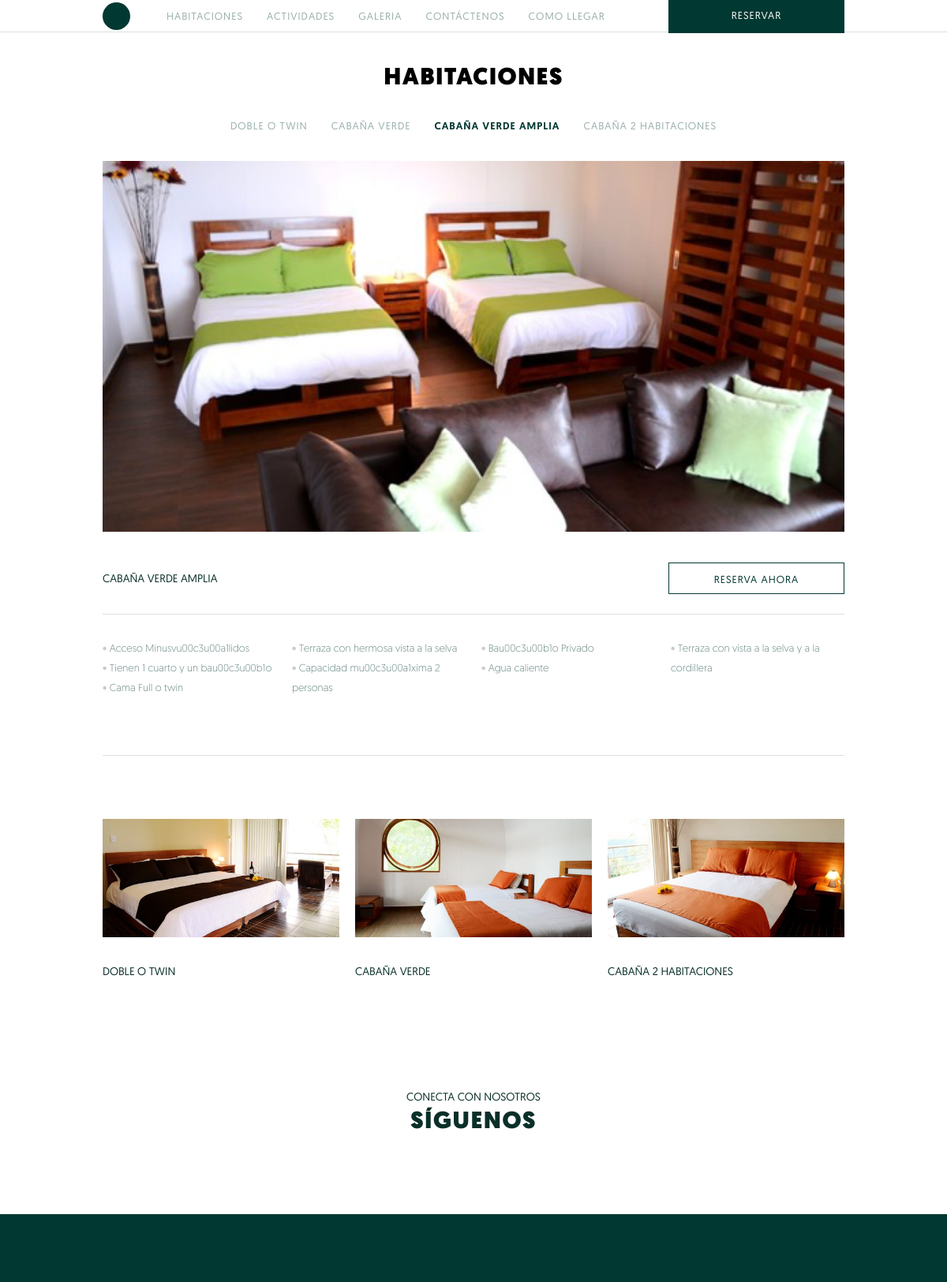
The app's page /rooms/index/3 with its own data.
### tables this page shows
CREATE TABLE IF NOT EXISTS `rooms` (
  `id` int(100) NOT NULL AUTO_INCREMENT,
  `name` varchar(5000) NOT NULL,
  `img` varchar(5000) NOT NULL,
  `features` varchar(5000) NOT NULL,
  PRIMARY KEY (`id`)
);

### application/controllers/rooms.php (called while the page is built)
<?php if ( ! defined('BASEPATH')) exit('No direct script access allowed');
class Rooms extends CI_Controller {
	public function index()
	{
		$this->load->model('rooms_model');
		$data['rooms'] = $this->rooms_model->getRooms();
		$data['cRoom'] = ($this->uri->segment(3) != "") ? $this->uri->segment(3) : 1;
		$this->load->view('rooms', $data);
	}
}

### index.php (called while the page is built, shortened)
<?php
require_once BASEPATH.'core/CodeIgniter.php';

### application/models/rooms_model.php (called while the page is built, shortened)
<?php
class Rooms_model extends CI_Model {
	function getRooms(){
		$this->db->order_by('id', 'ASC');
		return  $this->db->get('rooms')->result();
	}
}
?>

### application/helpers/utility_helper.php (called while the page is built, shortened)
<?php
function asset_url(){
	return base_url().'assets/';
}
function json_decode_special_chars($string){
	return json_decode(utf8_decode($string));
}
?>

### application/views/rooms.php (the view)
<?php
include("inc/header.php");
include("inc/menu-scroll.php");
?>
<div class="content">
	<h1>HABITACIONES</h1>
	<p class="element-menu">
	<?php
	foreach ($rooms as $room) {
	?>
		<a href="/rooms/index/<?php echo $room->id ?>" title="<?php echo $room->name ?>" <?php echo $cRoom == $room->id ? "class=\"current\"" : "" ?>><?php echo $room->name ?></a>
	<?php
	}
	?>
	</p>
	<?php
	foreach ($rooms as $room) {
		if ($cRoom == $room->id) {
	?>
	<img src="<?php echo asset_url(); ?>img/rooms/<?php echo $room->img ?>" alt="<?php echo $room->name ?>" style="width: 940px; margin-bottom: 35px;" />
	<p class="description-header clear-fix">
		<span class="left"><?php echo $room->name ?></span>
		<a href="#" class="button right">RESERVA AHORA</a>
	</p>
	<ul class="description-list">
				<?php
				$features = json_decode_special_chars($room->features);
				foreach ($features as $feature) {
				?>
		<li><?php echo $feature ?></li>
				<?php
				}
				?>
	</ul>
	<div class="description-image-row clear-fix">
		<?php
		foreach ($rooms as $room) {
			if ($cRoom != $room->id) {
		?>
			<a href="/rooms/index/<?php echo $room->id ?>"><img src="<?php echo asset_url(); ?>img/rooms/<?php echo $room->img ?>" alt="<?php echo $room->name ?>" /><?php echo $room->name ?></a>
		<?php
			}
		}
		?>
	</div>
	<?php
		}
	}
	?>
</div>
<?php
include("inc/home-footer.php");
?>

### records on screen
rooms: name "DOBLE O TWIN", img (picture)
rooms: name "CABAÑA VERDE", img (picture)
rooms: name "CABAÑA VERDE AMPLIA", img (picture), features "Acceso Minusvu00c3u00a1lidos", features "Tienen 1 cuarto y un bau00c3u00b1o", features "Cama Full o twin", features "Terraza con hermosa vista a la selva", features "Capacidad mu00c3u00a1xima 2 personas", features "Bau00c3u00b1o Privado", features "Agua caliente", features "Terraza con vista a la selva y a la cordillera"
rooms: name "CABAÑA 2 HABITACIONES", img (picture)
